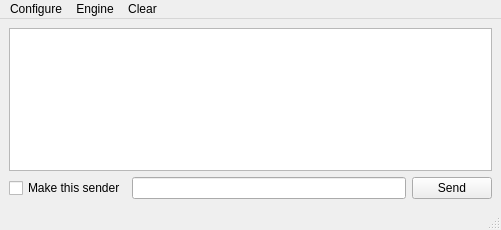
<?xml version="1.0" encoding="UTF-8"?>
<ui version="4.0">
 <class>DMMainWindow</class>
 <widget class="QMainWindow" name="DMMainWindow">
  <property name="geometry">
   <rect>
    <x>0</x>
    <y>0</y>
    <width>501</width>
    <height>230</height>
   </rect>
  </property>
  <property name="windowTitle">
   <string>Minos Data Modes</string>
  </property>
  <widget class="QWidget" name="centralwidget">
   <layout class="QVBoxLayout" name="verticalLayout">
    <item>
     <widget class="DataPainter" name="rxChars">
      <property name="alignment">
       <set>Qt::AlignLeading|Qt::AlignLeft|Qt::AlignTop</set>
      </property>
     </widget>
    </item>
    <item>
     <layout class="QHBoxLayout" name="horizontalLayout">
      <item>
       <widget class="QCheckBox" name="sendercb">
        <property name="text">
         <string>Make this sender</string>
        </property>
       </widget>
      </item>
      <item>
       <widget class="QLineEdit" name="sendEdit">
        <property name="clearButtonEnabled">
         <bool>true</bool>
        </property>
       </widget>
      </item>
      <item>
       <widget class="QPushButton" name="sendButton">
        <property name="text">
         <string>Send</string>
        </property>
       </widget>
      </item>
     </layout>
    </item>
   </layout>
  </widget>
  <widget class="QMenuBar" name="menubar">
   <property name="geometry">
    <rect>
     <x>0</x>
     <y>0</y>
     <width>501</width>
     <height>24</height>
    </rect>
   </property>
   <widget class="QMenu" name="menuEngine">
    <property name="title">
     <string>Engine</string>
    </property>
   </widget>
   <widget class="QMenu" name="menuConfigure">
    <property name="title">
     <string>Configure</string>
    </property>
   </widget>
   <widget class="QMenu" name="menuClear">
    <property name="title">
     <string>Clear</string>
    </property>
   </widget>
   <addaction name="menuConfigure"/>
   <addaction name="menuEngine"/>
   <addaction name="menuClear"/>
  </widget>
  <widget class="QStatusBar" name="statusbar"/>
 </widget>
 <customwidgets>
  <customwidget>
   <class>DataPainter</class>
   <extends>QGraphicsView</extends>
   <header>datapainter.h</header>
  </customwidget>
 </customwidgets>
 <resources/>
 <connections/>
</ui>
